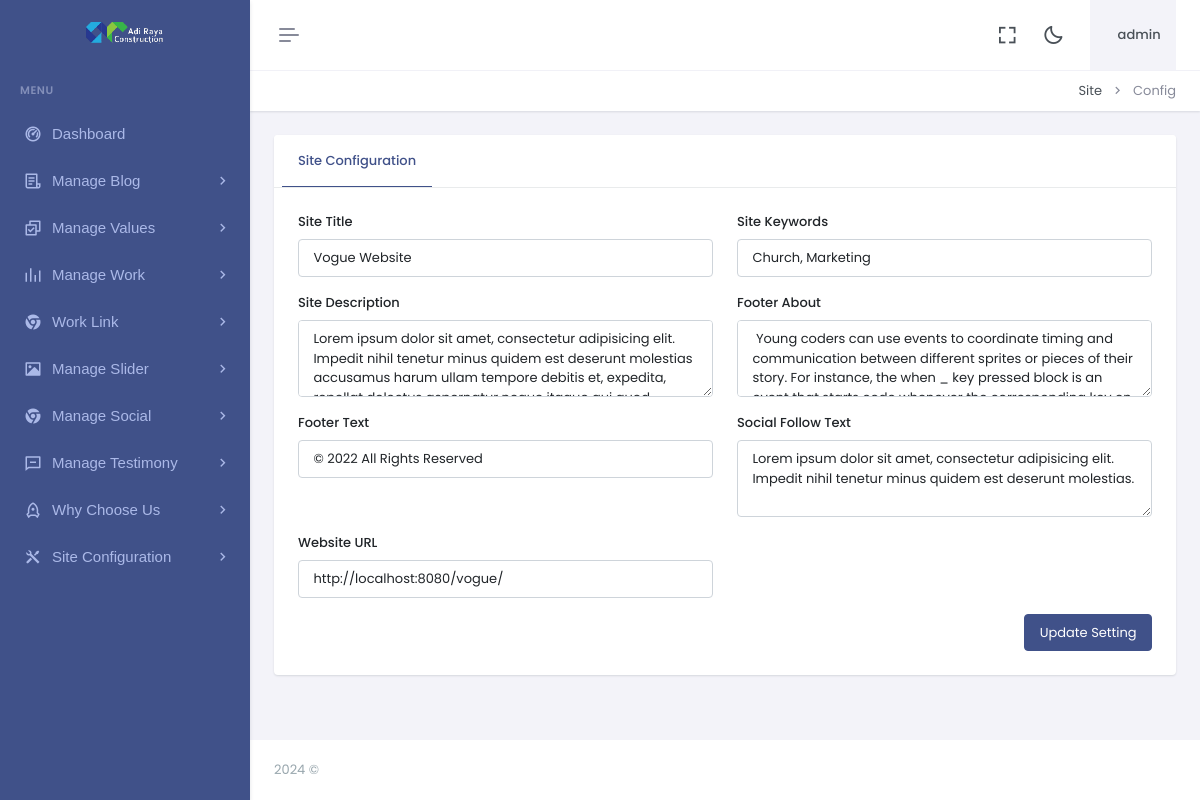
Page /dashboard/site-settings.php (signed in) on the earlier database version.
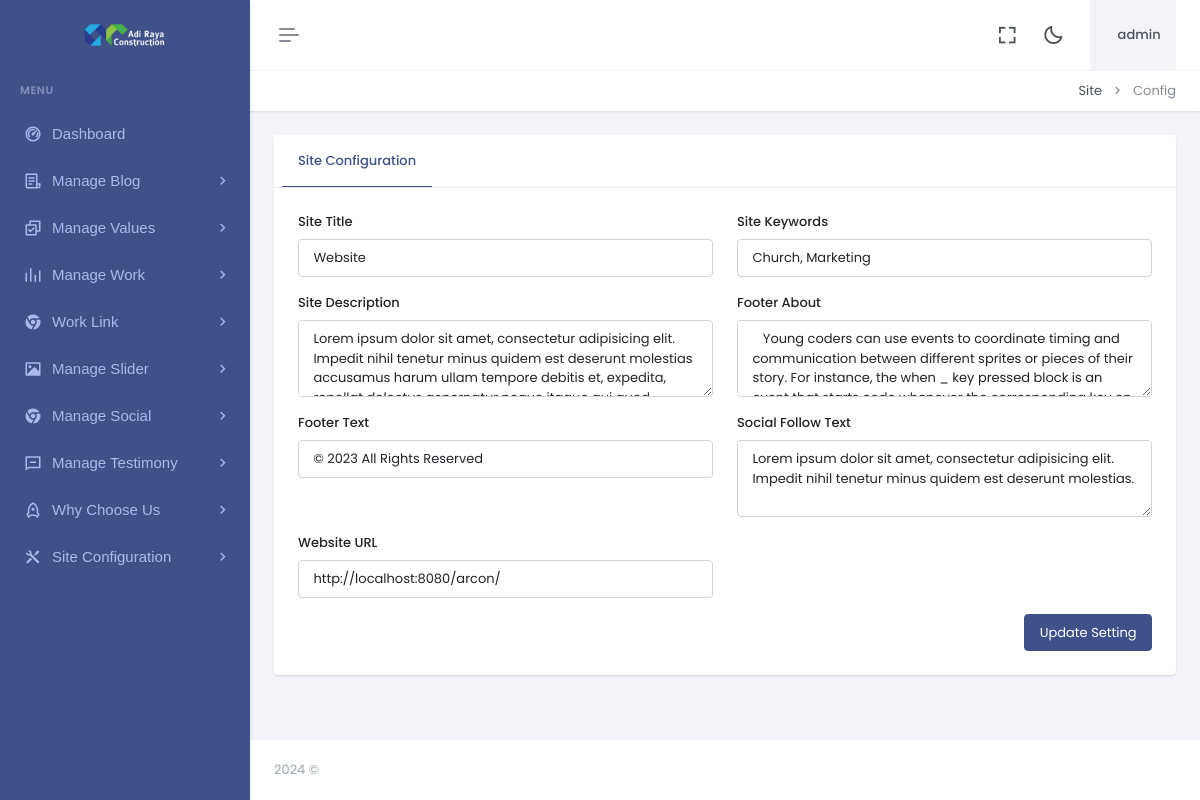
Same page on the later database version.
### tables this page shows
CREATE TABLE `logo` (
  `id` int(11) NOT NULL,
  `xfile` varchar(1000) NOT NULL,
  `ufile` varchar(1000) NOT NULL,
  `updated_at` timestamp NOT NULL DEFAULT current_timestamp() ON UPDATE current_timestamp()
);

CREATE TABLE `siteconfig` (
  `id` int(11) NOT NULL,
  `site_keyword` varchar(1000) NOT NULL,
  `site_desc` varchar(500) NOT NULL,
  `site_title` varchar(300) NOT NULL,
  `site_about` varchar(1000) NOT NULL,
  `site_footer` varchar(1000) NOT NULL,
  `follow_text` varchar(1000) NOT NULL,
  `site_url` varchar(50) NOT NULL,
  `updated_at` timestamp NOT NULL DEFAULT current_timestamp() ON UPDATE current_timestamp()
);

### dashboard/site-settings.php (the view, shortened to what the changed rows need)
<?php include "header.php"; ?>
<?php include "sidebar.php"; ?>
<div class="main-content">
    <div class="page-content">
        <div class="container-fluid">
            <div class="row">
                <div class="col-xxl-9">
                    <div class="card mt-xxl-n5">
                        <div class="card-body p-4">
                            <div class="tab-content">
                                <div class="tab-pane active" id="personalDetails" role="tabpanel">
                                    <?php
                                    $query = "SELECT * FROM siteconfig where id=1 ";
                                    $result = mysqli_query($con, $query);
                                    while ($row = mysqli_fetch_array($result)) {
                                        $site_title = "$row[site_title]";
                                        $site_keyword = "$row[site_keyword]";
                                        $site_about = "$row[site_about]";
                                        $site_footer = "$row[site_footer]";
                                        $follow_text = "$row[follow_text]";
                                        $site_desc = "$row[site_desc]";
                                        $site_url = "$row[site_url]";
                                    }
                                    ?>
                                    <form action="" method="post" enctype="multipart/form-data">
                                        <div class="row">
                                            <div class="col-lg-6">
                                                <div class="mb-3">
                                                    <label for="firstnameInput" class="form-label"> Site Title</label>
                                                    <input type="text" class="form-control" id="firstnameInput"
                                                        name="site_title" value="<?php print $site_title ?>">
                                                </div>
                                            </div>
                                            <div class="col-lg-6">
                                                <div class="mb-3">
                                                    <label for="firstnameInput" class="form-label"> Site
                                                        Keywords</label>
                                                    <input type="text" class="form-control" id="firstnameInput"
                                                        name="site_keyword" value="<?php print $site_keyword ?>">
                                                </div>
                                            </div>
                                            <div class="col-lg-6">
                                                <div class="mb-3">
                                                    <label for="firstnameInput" class="form-label"> Site
                                                        Description</label>
                                                    <textarea class="form-control" id="exampleFormControlTextarea5"
                                                        name="site_desc" rows="3"
                                                        placeholder="Enter Site Description"><?php print $site_desc ?></textarea>
                                                </div>
                                            </div>
                                            <div class="col-lg-6">
                                                <div class="mb-3">
                                                    <label for="firstnameInput" class="form-label">Footer About</label>
                                                    <textarea class="form-control" id="exampleFormControlTextarea5"
                                                        name="site_about" rows="3"
                                                        placeholder="Enter Footer About Text"> <?php print $site_about ?></textarea>
                                                </div>
                                            </div>
                                            <div class="col-lg-6">
                                                <div class="mb-3">
                                                    <label for="firstnameInput" class="form-label">Footer Text</label>
                                                    <input type="text" class="form-control" id="firstnameInput"
                                                        name="site_footer" placeholder="&copy; 2024 All Rights Reserved"
                                                        value="<?php print $site_footer ?>">
                                                </div>
                                            </div>
                                            <div class="col-lg-6">
                                                <div class="mb-3">
                                                    <label for="firstnameInput" class="form-label">Social Follow
                                                        Text</label>
                                                    <textarea class="form-control" id="exampleFormControlTextarea5"
                                                        name="follow_text" rows="3"
                                                        placeholder="Enter Footer follow us session Text"><?php print $follow_text ?></textarea>
                                                </div>
                                            </div>
                                            <div class="col-lg-6">
                                                <div class="mb-3">
                                                    <label for="firstnameInput" class="form-label">Website URL </label>
                                                    <input type="text" class="form-control" id="firstnameInput"
                                                        name="site_url" placeholder="https://website.com"
                                                        value="<?php print $site_url ?>">
                                                </div>
                                            </div>
                                        </div>
                                    </form>
                                </div>
                            </div>
                        </div>
                    </div>
                </div>
            </div>
        </div>
    </div>
    <?php include "footer.php"; ?>

### dashboard/sidebar.php (shortened to what the changed rows need)
<?php
include "../z_db.php";
?>
<div class="app-menu navbar-menu">
    <div class="navbar-brand-box">
        <?php
        $rr = mysqli_query($con, "SELECT ufile FROM logo");
        $r = mysqli_fetch_row($rr);
        $ufile = $r[0];
        ?>
        <a href="index.html" class="logo logo-light">
            <span class="logo-lg">
                <img src="uploads/logo/<?php print $ufile ?>" alt="" height="30">
            </span>
        </a>
    </div>
</div>

Differences in the rows shown:
changed logo: ufile: a different picture
changed siteconfig "Church, Marketing": site_title "Vogue Website" → "Website"; site_footer "© 2022 All Rights Reserved" → "© 2023 All Rights Reserved"; site_url "http://localhost:8080/vogue/" → "http://localhost:8080/arcon/"
